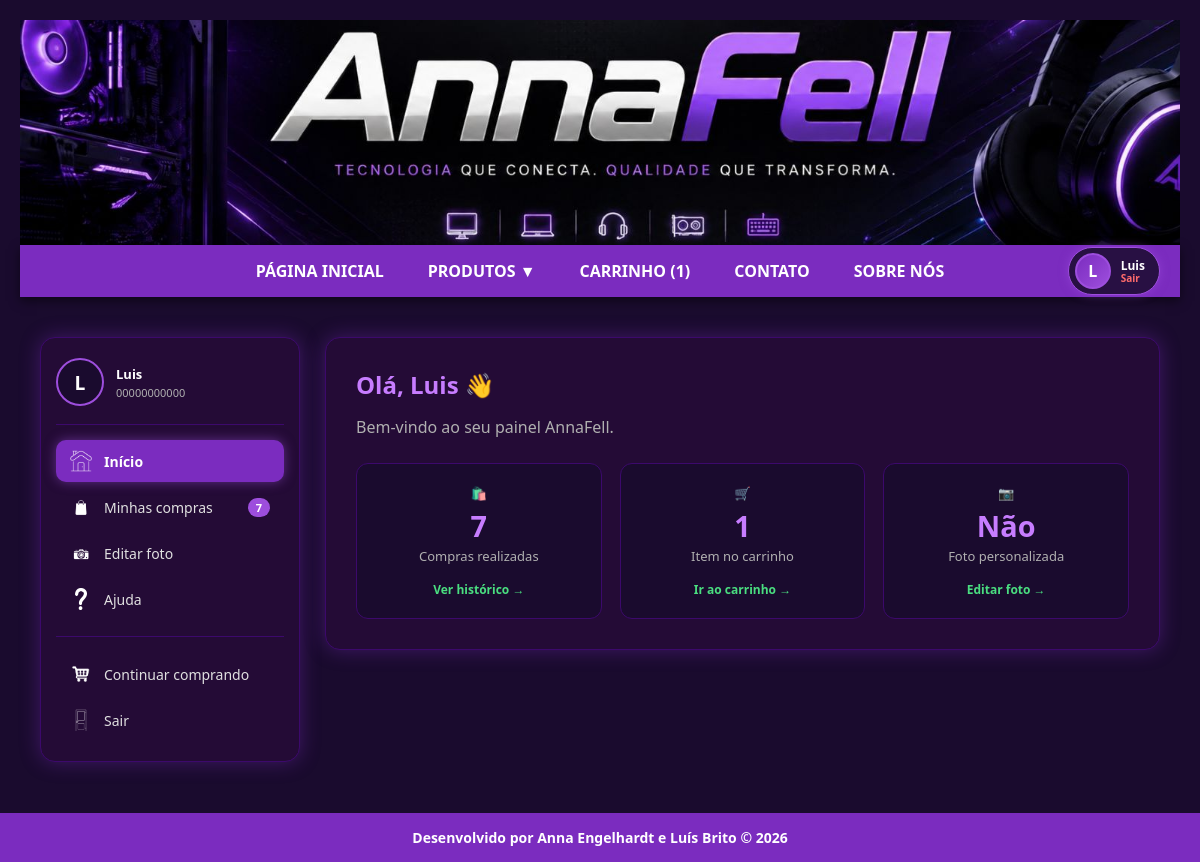
The app's page /perfil.php (signed in) with its own data.
### tables this page shows
CREATE TABLE `usuarios` (
  `cpf` varchar(14) NOT NULL,
  `nome` varchar(100) NOT NULL,
  `email` varchar(150) DEFAULT NULL,
  `token_verificacao` varchar(255) DEFAULT NULL,
  `email_verificado` tinyint(1) NOT NULL DEFAULT '0',
  `endereco` varchar(100) DEFAULT NULL,
  `bairro` varchar(50) DEFAULT NULL,
  `cidade` varchar(50) DEFAULT NULL,
  `estado` char(2) DEFAULT NULL,
  `cep` varchar(10) DEFAULT NULL,
  `foto` varchar(255) DEFAULT NULL,
  `admin` tinyint(1) NOT NULL DEFAULT '0',
  `token_expira` datetime DEFAULT NULL,
  PRIMARY KEY (`cpf`)
);

### DLL.php (called while the page is built, shortened)
<?php
function banco($server, $user, $password, $db, $consulta, $keep_open = false)
{
    $banco = new mysqli($server, $user, $password, $db);
    if (!$resultado = $banco->query($consulta)) {
        echo "Falha na consulta referência: (" . $banco->errno . ") - " . $banco->error;
        echo "<a href='incluir.php'><img src='img/fundo/voltar.png' width='40' height='40'></a>";
        exit();
    }
    if ($keep_open) {
        return (object) ['resultado' => $resultado, 'conn' => $banco];
    } else {
        return $resultado;
    }
}
function contarCarrinho($server, $user, $password, $db, $cpf) {
    $consulta = "SELECT COALESCE(SUM(quantidade), 0) AS total
                 FROM carrinho
                 WHERE cpf_usuario = '$cpf' AND status = 'carrinho'";
    $res = banco($server, $user, $password, $db, $consulta);
    if ($linha = $res->fetch_assoc()) {
        return (int)$linha['total'];
    }
    return 0;
}
?>

### perfil.php (the view, shortened to what this page needs)
<?php
include "cons.php";
require_once "DLL.php";
$cpf = $_SESSION['cpf_usuario'];
$consulta = "SELECT * FROM usuarios WHERE cpf = '$cpf'";
$res = banco($server, $user, $password, $db, $consulta);
$usuario = $res->fetch_assoc();
$foto_padrao = "img/avatar_padrao.png";
$tem_foto    = false;
$foto_atual  = $foto_padrao;
$aba = isset($_GET['aba']) ? $_GET['aba'] : 'inicio';
$historico = [];
$consulta_hist = "SELECT c.id, c.numero_venda, c.quantidade, c.preco_unitario, c.subtotal,
                         c.forma_pagamento, c.data_finalizacao,
                         p.nome AS produto_nome, p.imagem AS produto_imagem
                  FROM carrinho c
                  INNER JOIN produtos p ON p.id = c.id_produto
                  WHERE c.cpf_usuario = '$cpf' AND c.status = 'finalizado'
                  ORDER BY c.data_finalizacao DESC, c.id DESC";
$res_hist = banco($server, $user, $password, $db, $consulta_hist);
while ($linha = $res_hist->fetch_assoc()) {
    $num = $linha['numero_venda'];
    if (!isset($historico[$num])) {
        $historico[$num] = [
            'numero'    => $num,
            'data'      => $linha['data_finalizacao'],
            'pagamento' => $linha['forma_pagamento'],
            'itens'     => [],
            'total'     => 0
        ];
    }
    $historico[$num]['itens'][] = $linha;
    $historico[$num]['total']  += $linha['subtotal'];
}
$qtd_compras = count($historico);
?>
<!DOCTYPE html>
<html lang="pt-br">
<head>
    <link rel="stylesheet" href="css/estilo.css">
</head>
<body>
<?php include "header.php"; ?>
<div class="af-container">
    <div class="af-perfil-wrapper">
        <aside class="af-perfil-sidebar">
            <div class="af-sidebar-usuario">
                <?php if ($tem_foto): ?>
                    <img src="<?php echo $foto_atual; ?>" class="af-sidebar-foto" alt="Foto">
                <?php else: ?>
                    <div class="af-sidebar-foto af-inicial-avatar"><?php echo $inicial; ?></div>
                <?php endif; ?>
                <div class="af-sidebar-nome">
                    <strong><?php echo $usuario['nome']; ?></strong>
                    <span><?php echo $usuario['cpf']; ?></span>
                </div>
            </div>
            <nav class="af-sidebar-menu">
                <a href="perfil.php?aba=inicio" class="af-sidebar-link <?php echo $aba === 'inicio' ? 'ativo' : ''; ?>">
                    <img src="img/icones/casa.png" class="af-icone-img" alt="Início"> Início
                </a>
                <a href="perfil.php?aba=compras" class="af-sidebar-link <?php echo $aba === 'compras' ? 'ativo' : ''; ?>">
                    <img src="img/icones/sacola.png" class="af-icone-img" alt="Minhas compras"> Minhas compras
                    <?php if ($qtd_compras > 0): ?>
                        <span class="af-badge"><?php echo $qtd_compras; ?></span>
                    <?php endif; ?>
                </a>
                <a href="perfil.php?aba=foto" class="af-sidebar-link <?php echo $aba === 'foto' ? 'ativo' : ''; ?>">
                    <img src="img/icones/camera.png" class="af-icone-img" alt="Editar foto"> Editar foto
                </a>
                <a href="perfil.php?aba=ajuda" class="af-sidebar-link <?php echo $aba === 'ajuda' ? 'ativo' : ''; ?>">
                    <img src="img/icones/interrogacao.png" class="af-icone-img" alt="Ajuda"> Ajuda
                </a>
                <hr class="af-sidebar-divisor">
                <a href="index.php" class="af-sidebar-link">
                    <img src="img/icones/carrinho.png" class="af-icone-img" alt="Carrinho"> Continuar comprando
                </a>
                <a href="logout.php" class="af-sidebar-link af-sidebar-sair">
                    <img src="img/icones/porta.png" class="af-icone-img" alt="Sair"> Sair
                </a>
            </nav>
        </aside>
        <main class="af-perfil-conteudo">
            <?php if ($aba === 'inicio'): ?>
                <div class="af-card-painel">
                    <h2>Olá, <?php echo $usuario['nome']; ?> 👋</h2>
                    <p class="af-texto-cinza">Bem-vindo ao seu painel AnnaFell.</p>
                    <div class="af-resumo-grid">
                        <div class="af-resumo-card">
                            <span class="af-resumo-icone">🛍️</span>
                            <strong><?php echo $qtd_compras; ?></strong>
                            <span>Compra<?php echo $qtd_compras != 1 ? 's' : ''; ?> realizada<?php echo $qtd_compras != 1 ? 's' : ''; ?></span>
                            <a href="perfil.php?aba=compras" class="af-resumo-link">Ver histórico →</a>
                        </div>
                        <div class="af-resumo-card">
                            <span class="af-resumo-icone">🛒</span>
                            <strong><?php echo $qtd_carrinho; ?></strong>
                            <span>Item<?php echo $qtd_carrinho != 1 ? 's' : ''; ?> no carrinho</span>
                            <a href="carrinho.php" class="af-resumo-link">Ir ao carrinho →</a>
                        </div>
                        <div class="af-resumo-card">
                            <span class="af-resumo-icone">📷</span>
                            <strong><?php echo $tem_foto ? 'Sim' : 'Não'; ?></strong>
                            <span>Foto personalizada</span>
                            <a href="perfil.php?aba=foto" class="af-resumo-link">Editar foto →</a>
                        </div>
                    </div>
                </div>
            <?php endif; ?>
        </main>
    </div>
</div>
<div id="af-rodape">Desenvolvido por Anna Engelhardt e Luís Brito © 2026</div>
</body>
</html>

### header.php (shortened to what this page needs)
<?php
include_once "cons.php";
require_once "DLL.php";
$logado = isset($_SESSION['cpf_usuario']) && !empty($_SESSION['cpf_usuario']);
$nome_header  = '';
$foto_header  = '';
$inicial      = '?';
$qtd_carrinho = 0;
if ($logado) {
    $cpf_h = $_SESSION['cpf_usuario'];
    $res_h = banco($server, $user, $password, $db,
                   "SELECT nome, foto FROM usuarios WHERE cpf = '$cpf_h'");
    if ($linha_h = $res_h->fetch_assoc()) {
        $nome_header = $linha_h['nome'];
        if (!empty($nome_header)) {
            $inicial = strtoupper(substr($nome_header, 0, 1));
        }
    }
    $qtd_carrinho = contarCarrinho($server, $user, $password, $db, $cpf_h);
}
?>
<div class="af-topo-site">
    <img src="img/banner.jpg" alt="AnnaFell Banner" class="af-banner-principal">
</div>
<div class="af-navbar">
    <div class="af-nav-container">
        <div class="af-nav-links">
            <a href="index.php">Página Inicial</a>
            <div class="af-dropdown">
                <a>Produtos ▼</a>
            </div>
            <a href="carrinho.php">Carrinho <?php if($qtd_carrinho > 0) echo "($qtd_carrinho)"; ?></a>
            <a href="contato.php">Contato</a>
            <a href="sobre.php">Sobre nós</a>
        </div>
        <div class="af-usuario-header">
            <?php if ($logado): ?>
                <a href="perfil.php" class="af-usuario-info-link" title="Meu Perfil">
                    <?php if (!empty($foto_header)): ?>
                        <img src="<?php echo $foto_header; ?>" class="af-foto-header" alt="Foto de perfil">
                    <?php else: ?>
                        <div class="af-foto-header af-inicial-avatar"><?php echo $inicial; ?></div>
                    <?php endif; ?>
                </a>
                <div class="af-info-header">
                    <a href="perfil.php" class="af-nome-header af-nome-link"><?php echo $nome_header; ?></a>
                    <a href="logout.php" class="af-link-header af-link-sair">Sair</a>
                </div>
            <?php endif; ?>
        </div>
    </div>
</div>

### records on screen
usuarios: nome "L", nome "Luis", cpf "00000000000"

### other values on screen
$qtd_carrinho "1"
$qtd_compras "7"
